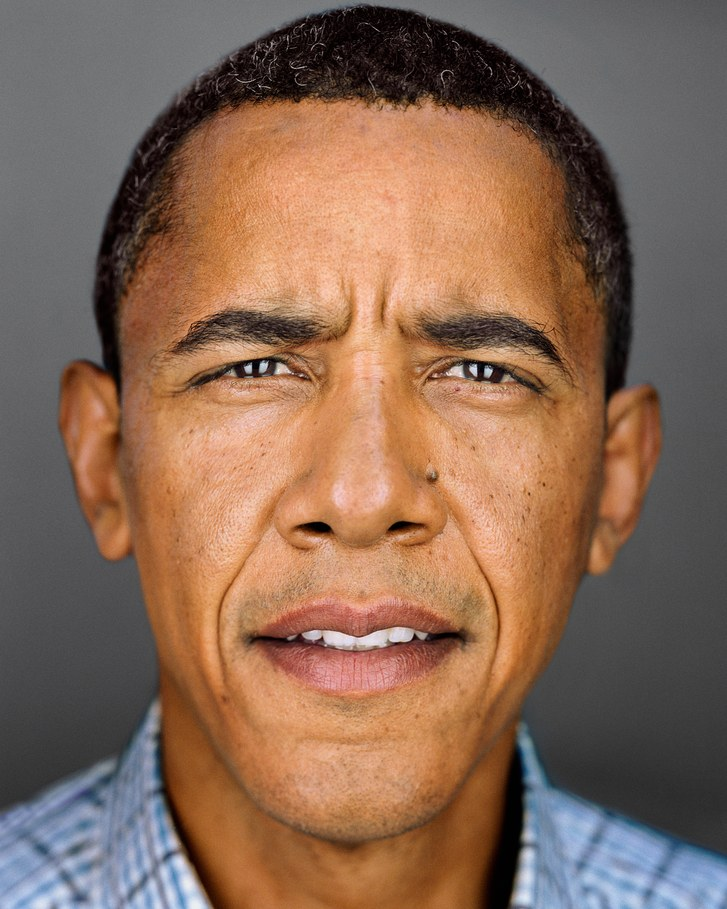
#> input picture data/obama.jpg, 727 x 909 px
$ python -i dataset.py   (imports and definitions only)
#> lines starting #> are read from the running program, lines starting #| are printed output that depends on the picture; after the words box and inside, x2 and y2 are one past the last pixel; in counts of white or black regions, pixels touching at a corner belong together
#> further down, picture is the input picture: shape (909, 727, 3); mean B, G, R 86.3, 105, 135.7
"""
PyTorch Dataset for DPR Passport Photo Fine-tuning (FIXED VERSION)

KEY FIX (vs previous broken version):
====================================
The previous version tried to make DPR predict RGB color from L channel input
using fake SH coefficients. This was architecturally wrong and produced artifacts.

This version stays faithful to DPR's original design:
  - Input : L channel of the poorly-lit photo
  - Target: L channel of the well-lit photo (same person, paired)
  - SH    : FIXED flat passport lighting (not estimated from image)

NEW: Skin mask support for focused training:
  - Uses color-based skin detection (YCrCb + HSV + RGB)
  - Model trains ONLY on skin pixels (not background)
  - Better results because model focuses on skin lighting only
"""

import cv2
import numpy as np
import torch
from torch.utils.data import Dataset
from pathlib import Path
from typing import Tuple


# ---------------------------------------------------------------------------
# Fixed flat passport-style target lighting (Spherical Harmonics, 9 coefficients)
#
# SH[0]      : DC / ambient          -> large positive = bright overall
# SH[1..3]   : first-order direction -> zero = no directional light
# SH[4..8]   : second-order          -> zero = no complex shading
#
# This vector says: "uniform frontal ambient light, no shadows, no direction".
# Using the SAME vector for every sample teaches the model ONE target style,
# which is exactly what we want for consistent passport output.
# ---------------------------------------------------------------------------
FLAT_PASSPORT_SH = np.array(
    [0.70, 0.00, 0.00, 0.00, 0.00, 0.00, 0.00, 0.00, 0.00],
    dtype=np.float32,
)


# ---------------------------------------------------------------------------
# Skin detection for training mask (same as utils/skin_mask.py)
# ---------------------------------------------------------------------------
def create_skin_mask(image_bgr: np.ndarray, min_area: int = 3000) -> np.ndarray:
    """Create skin mask using color detection (YCrCb + HSV + RGB)."""
#> called with min_area = 3000
    h, w = image_bgr.shape[:2]
#> h = 909; w = 727

    # YCrCb skin detection
    ycrcb = cv2.cvtColor(image_bgr, cv2.COLOR_BGR2YCrCb)
#> ycrcb: shape (909, 727, 3); mean of channels 0, 1, 2 112.1, 144.9, 113.4
    lower_ycrcb = np.array([0, 128, 65])
    upper_ycrcb = np.array([255, 180, 145])
    mask_ycrcb = cv2.inRange(ycrcb, lower_ycrcb, upper_ycrcb)
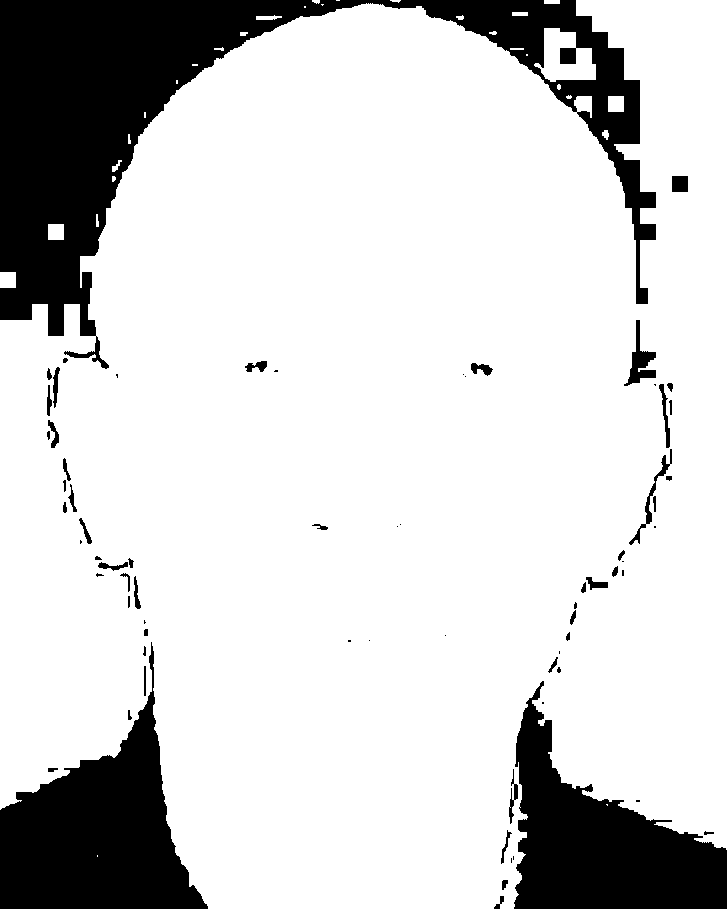
#> mask_ycrcb: shape (909, 727); 82.4% white; 71 black regions (23 under 20 px), largest, box (x1, y1, x2, y2) and area: (0, 0, 656, 369) 62857, (0, 642, 208, 909) 25814, (514, 681, 727, 909) 23175

    # HSV skin detection
    hsv = cv2.cvtColor(image_bgr, cv2.COLOR_BGR2HSV)
#> hsv: shape (909, 727, 3); mean H, S, V 43.9, 93.6, 139.8
    lower_hsv = np.array([0, 15, 50])
    upper_hsv = np.array([20, 255, 255])
    mask_hsv = cv2.inRange(hsv, lower_hsv, upper_hsv)
#> mask_hsv: shape (909, 727); 53.8% white; 236 black regions (211 under 20 px), largest, box (x1, y1, x2, y2) and area: (0, 0, 727, 909) 300470, (195, 358, 285, 385) 690, (456, 360, 514, 383) 605

    # RGB skin rules
    b, g, r = cv2.split(image_bgr.astype(np.float32))
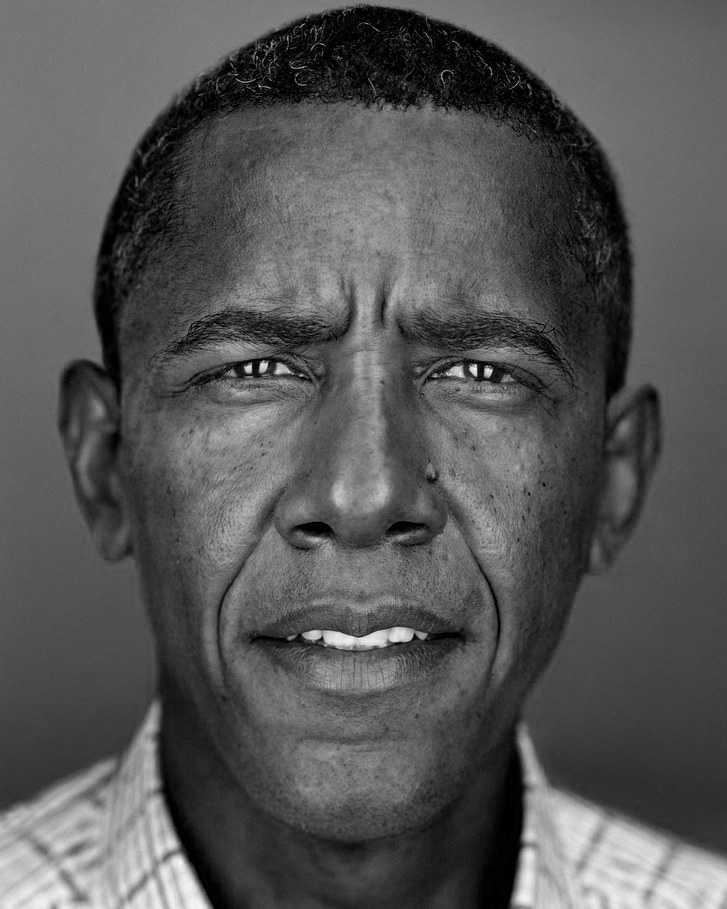
#> b: shape (909, 727) float32; min 0, max 245, mean 86.3
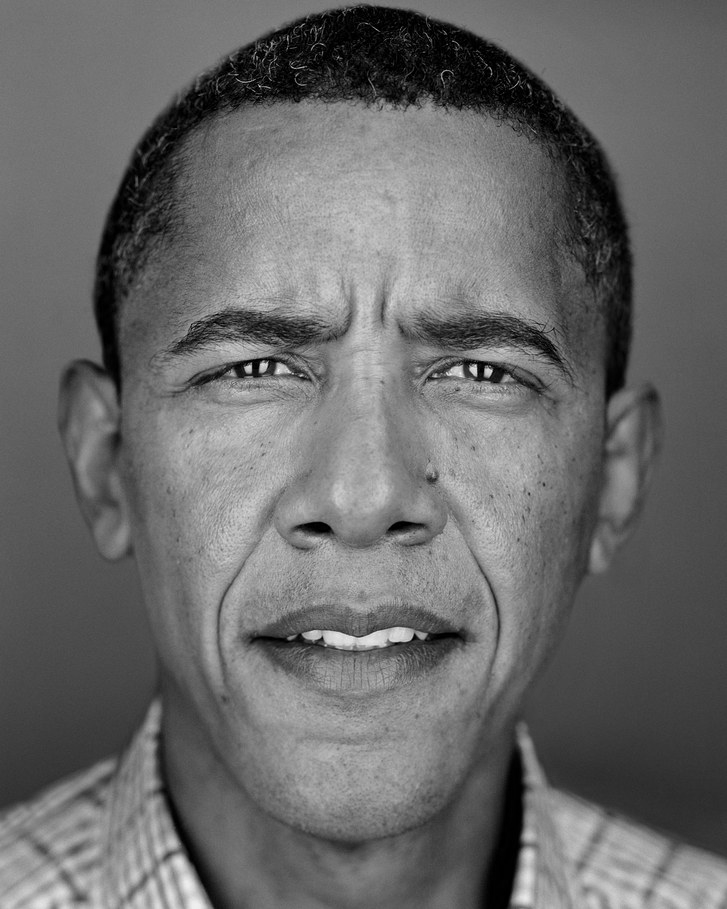
#> g: shape (909, 727) float32; min 0, max 250, mean 105
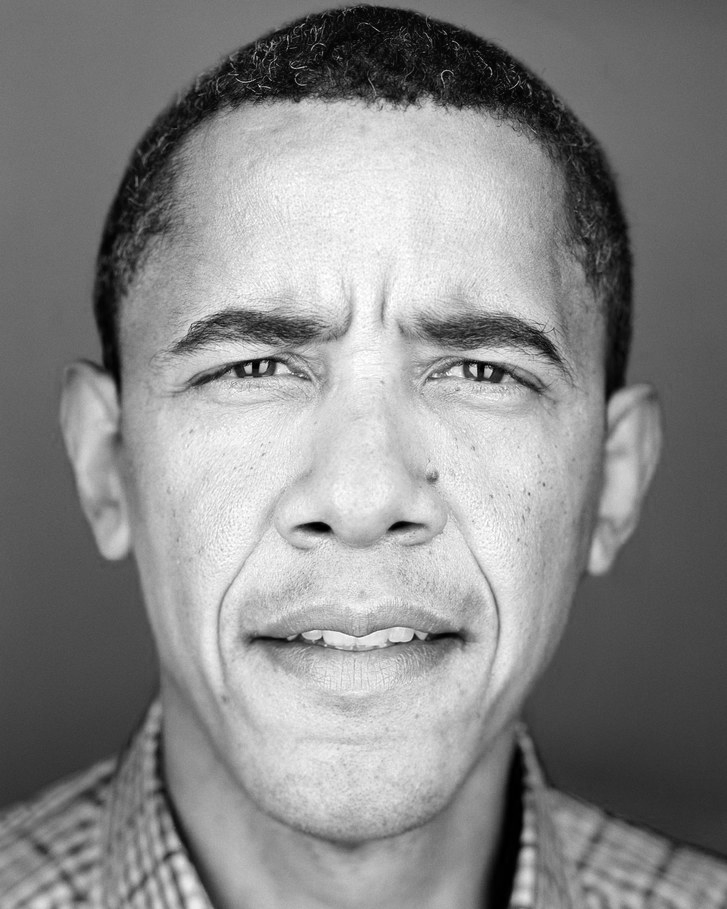
#> r: shape (909, 727) float32; min 0, max 255, mean 135.7
    mask_rgb = ((r > 95) & (g > 40) & (b > 20) &
              ((r - g) > 15) & ((r - b) > 15) &
              (r > g) & (r > b)).astype(np.uint8) * 255
#> mask_rgb: shape (909, 727); 49.6% white; 174 white regions (168 under 20 px), largest, box (x1, y1, x2, y2) and area: (58, 92, 663, 909) 327160, (176, 835, 214, 909) 278, (441, 338, 457, 344) 32, (496, 320, 512, 326) 30, (137, 225, 144, 234) 23, (397, 639, 412, 642) 21

    # Combine (union)
    mask = cv2.bitwise_or(mask_ycrcb, mask_hsv)
    mask = cv2.bitwise_or(mask, mask_rgb)

    # Cleanup
    kernel = cv2.getStructuringElement(cv2.MORPH_ELLIPSE, (3, 3))
    mask = cv2.morphologyEx(mask, cv2.MORPH_OPEN, kernel)
#> mask: shape (909, 727); 82.3% white; 63 black regions (22 under 20 px), largest, box (x1, y1, x2, y2) and area: (0, 0, 656, 369) 63158, (0, 642, 208, 909) 25826, (514, 681, 727, 909) 23237
    mask = cv2.morphologyEx(mask, cv2.MORPH_CLOSE, kernel)
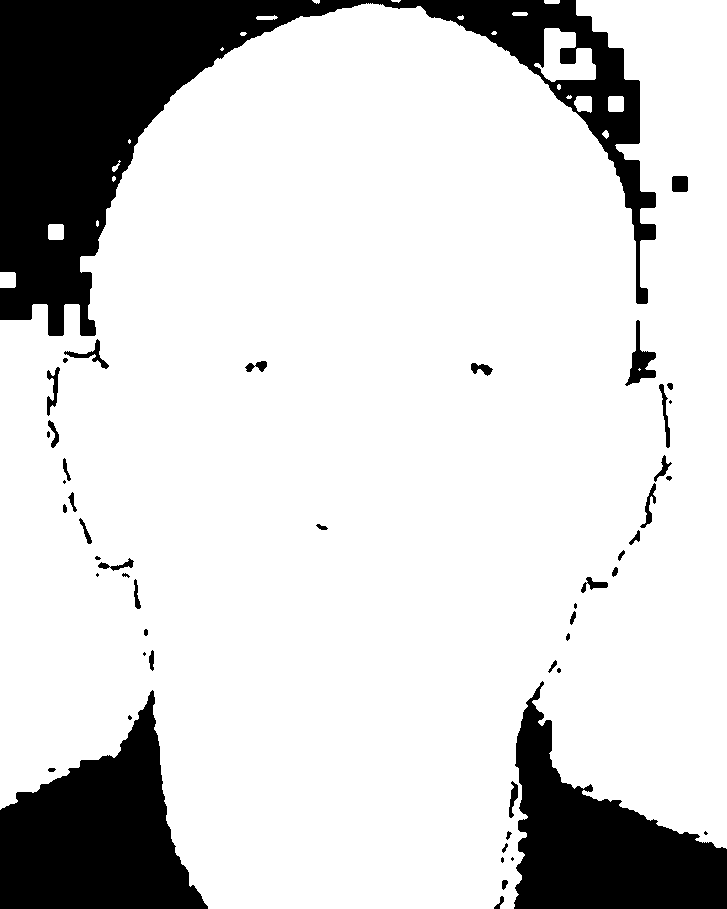
#> mask: shape (909, 727); 82.4% white; 51 black regions (13 under 20 px)

    # Keep largest region only
    contours, _ = cv2.findContours(mask, cv2.RETR_EXTERNAL, cv2.CHAIN_APPROX_SIMPLE)
#> contours = 22 contours, 11 with area under 20; largest, box (x1, y1, x2, y2) and area: (0, 0, 727, 909) 543456, (534, 28, 596, 82) 1834, (574, 96, 592, 113) 225, (0, 272, 16, 288) 224, (48, 224, 64, 240) 223
    clean_mask = np.zeros((h, w), dtype=np.uint8)
    for contour in contours:
        if cv2.contourArea(contour) >= min_area:
            cv2.drawContours(clean_mask, [contour], -1, 255, -1)
#> this loop made 22 passes
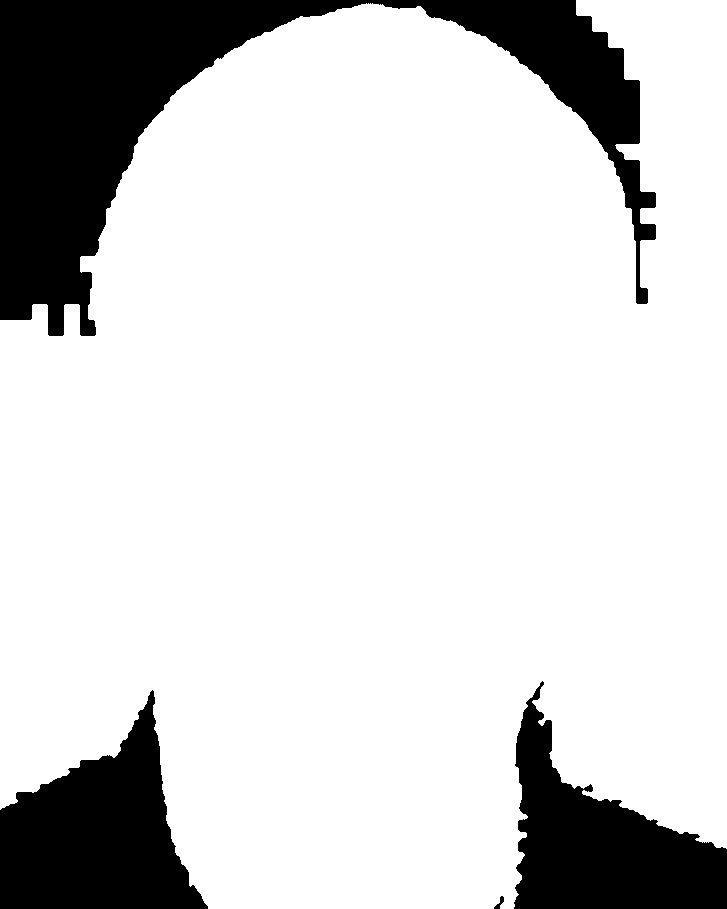
#> clean_mask: shape (909, 727); 82.6% white; 4 black regions, box (x1, y1, x2, y2) and area: (0, 0, 656, 336) 66270, (0, 690, 208, 909) 25685, (514, 681, 727, 909) 23178, (494, 896, 504, 909) 53

    # Dilate and smooth
    kernel = cv2.getStructuringElement(cv2.MORPH_ELLIPSE, (5, 5))
#> kernel = [[0, 0, 1, 0, 0], [1, 1, 1, 1, 1], [1, 1, 1, 1, 1], [1, 1, 1, 1, 1], [0, 0, 1, 0, 0]]
    clean_mask = cv2.dilate(clean_mask, kernel, iterations=1)
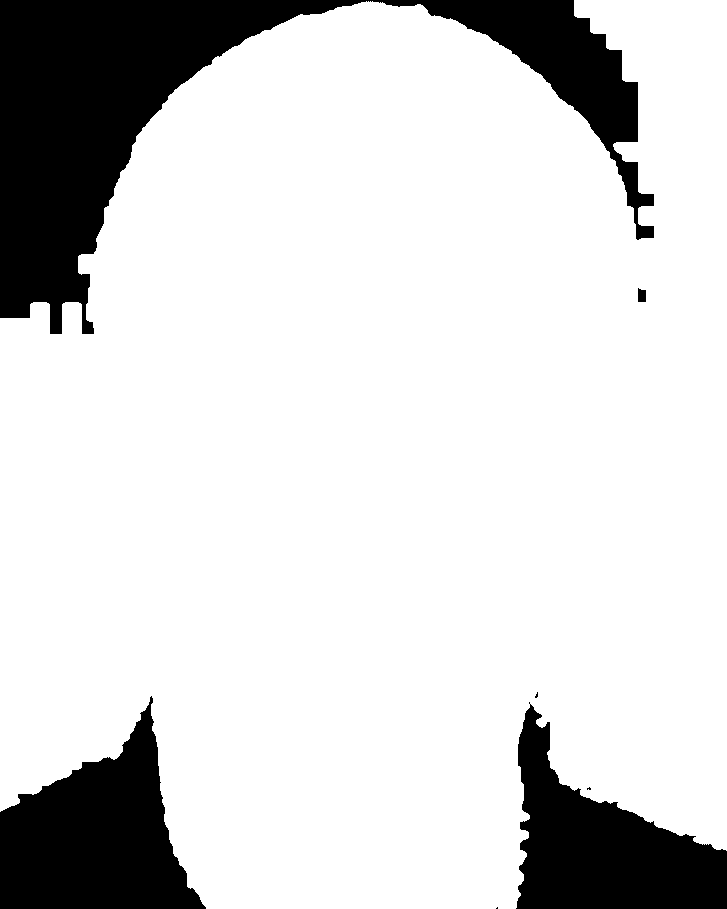
#> clean_mask: shape (909, 727); 83.4% white; 7 black regions (3 under 20 px), largest, box (x1, y1, x2, y2) and area: (0, 0, 654, 334) 62793, (0, 696, 206, 909) 24694, (516, 702, 727, 909) 21822, (638, 288, 646, 302) 100
    clean_mask = cv2.GaussianBlur(clean_mask, (9, 9), 0)

    return clean_mask


class PassportRelightDataset(Dataset):
    """
    Paired passport photo dataset for DPR fine-tuning.

    Each sample returns:
        input_L  : [1, H, W]  luminance of the bad-lighting photo (0..1)
        target_L : [1, H, W]  luminance of the good-lighting photo (0..1)
        sh       : [9, 1, 1]  fixed flat passport-lighting SH

    NEW: use_skin_mask=True trains ONLY on skin pixels!
    """

    # [40 lines left out: function __init__, not called in this run]

    def __len__(self) -> int:
        return len(self.paired_files)

    # [95 lines left out: functions __getitem__, _augment, create_dataloaders, not called in this run]


# [11 lines not run here, left out]

>>> import cv2
>>> picture = cv2.imread('obama.jpg')
>>> result = create_skin_mask(picture)
